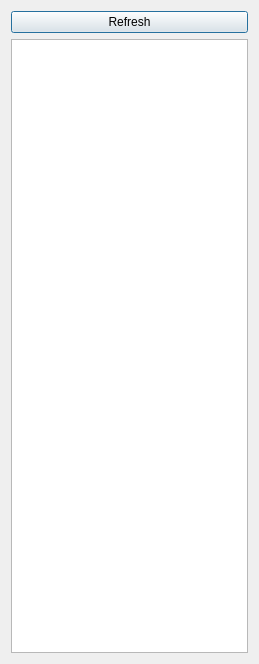
<?xml version="1.0" encoding="UTF-8"?>
<ui version="4.0">
 <class>MapWindow</class>
 <widget class="QDialog" name="MapWindow">
  <property name="geometry">
   <rect>
    <x>0</x>
    <y>0</y>
    <width>259</width>
    <height>664</height>
   </rect>
  </property>
  <property name="windowTitle">
   <string>Map procedure/function</string>
  </property>
  <property name="windowIcon">
   <iconset resource="resource.qrc">
    <normaloff>:/icons/icons/map.gif</normaloff>:/icons/icons/map.gif</iconset>
  </property>
  <layout class="QGridLayout" name="gridLayout_2">
   <item row="0" column="0">
    <widget class="QPushButton" name="b_refresh">
     <property name="text">
      <string>Refresh</string>
     </property>
     <property name="icon">
      <iconset resource="resource.qrc">
       <normaloff>:/icons/icons/refresh.gif</normaloff>:/icons/icons/refresh.gif</iconset>
     </property>
    </widget>
   </item>
   <item row="1" column="0">
    <widget class="QTableView" name="o_map">
     <property name="font">
      <font>
       <pointsize>8</pointsize>
      </font>
     </property>
     <property name="editTriggers">
      <set>QAbstractItemView::NoEditTriggers</set>
     </property>
     <property name="alternatingRowColors">
      <bool>true</bool>
     </property>
     <property name="selectionMode">
      <enum>QAbstractItemView::SingleSelection</enum>
     </property>
     <property name="selectionBehavior">
      <enum>QAbstractItemView::SelectRows</enum>
     </property>
     <property name="sortingEnabled">
      <bool>true</bool>
     </property>
    </widget>
   </item>
  </layout>
 </widget>
 <tabstops>
  <tabstop>b_refresh</tabstop>
  <tabstop>o_map</tabstop>
 </tabstops>
 <resources>
  <include location="resource.qrc"/>
 </resources>
 <connections/>
</ui>
